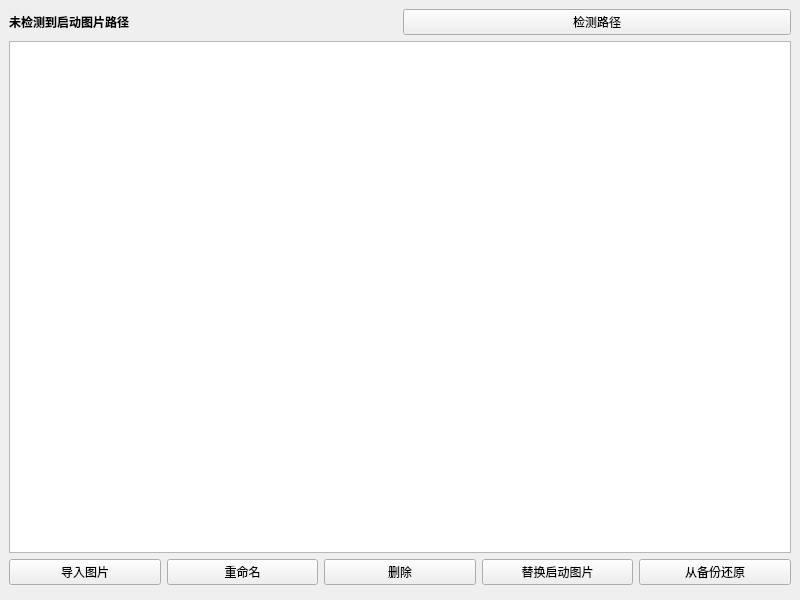
<?xml version="1.0" encoding="UTF-8"?>
<ui version="4.0">
 <class>MainWindow</class>
 <widget class="QMainWindow" name="MainWindow">
  <property name="geometry">
   <rect>
    <x>0</x>
    <y>0</y>
    <width>800</width>
    <height>600</height>
   </rect>
  </property>
  <property name="windowTitle">
   <string>希沃白板启动图片修改器</string>
  </property>
  <widget class="QWidget" name="centralwidget">
   <layout class="QVBoxLayout" name="verticalLayout">
    <item>
     <layout class="QHBoxLayout" name="horizontalLayout">
      <item>
       <widget class="QLabel" name="targetLabel">
        <property name="styleSheet">
         <string notr="true">font-weight: bold;</string>
        </property>
        <property name="text">
         <string>未检测到启动图片路径</string>
        </property>
        <property name="alignment">
         <set>Qt::AlignLeading|Qt::AlignLeft|Qt::AlignVCenter</set>
        </property>
       </widget>
      </item>
      <item>
       <widget class="QPushButton" name="detectButton">
        <property name="text">
         <string>检测路径</string>
        </property>
       </widget>
      </item>
     </layout>
    </item>
    <item>
     <widget class="QListWidget" name="imageList">
      <property name="iconSize">
       <size>
        <width>128</width>
        <height>128</height>
       </size>
      </property>
     </widget>
    </item>
    <item>
     <layout class="QHBoxLayout" name="horizontalLayout_2">
      <item>
       <widget class="QPushButton" name="importButton">
        <property name="text">
         <string>导入图片</string>
        </property>
       </widget>
      </item>
      <item>
       <widget class="QPushButton" name="renameButton">
        <property name="text">
         <string>重命名</string>
        </property>
       </widget>
      </item>
      <item>
       <widget class="QPushButton" name="deleteButton">
        <property name="text">
         <string>删除</string>
        </property>
       </widget>
      </item>
      <item>
       <widget class="QPushButton" name="replaceButton">
        <property name="text">
         <string>替换启动图片</string>
        </property>
       </widget>
      </item>
      <item>
       <widget class="QPushButton" name="restoreButton">
        <property name="text">
         <string>从备份还原</string>
        </property>
       </widget>
      </item>
     </layout>
    </item>
    <item>
     <widget class="FluentProgressBar" name="progressBar">
      <property name="visible">
       <bool>false</bool>
      </property>
     </widget>
    </item>
   </layout>
  </widget>
 </widget>
 <customwidgets>
  <customwidget>
   <class>FluentProgressBar</class>
   <extends>QWidget</extends>
   <header>PyQt6_Fluent_Widgets.FluentProgressBar</header>
  </customwidget>
 </customwidgets>
 <resources/>
 <connections/>
</ui>
